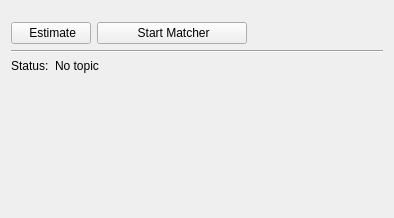
<?xml version="1.0" encoding="UTF-8"?>
<ui version="4.0">
 <class>matcher_config</class>
 <widget class="QWidget" name="matcher_config">
  <property name="geometry">
   <rect>
    <x>0</x>
    <y>0</y>
    <width>394</width>
    <height>218</height>
   </rect>
  </property>
  <property name="windowTitle">
   <string>Form</string>
  </property>
  <property name="styleSheet">
   <string notr="true"/>
  </property>
  <layout class="QVBoxLayout" name="verticalLayout">
   <item>
    <layout class="QHBoxLayout" name="horizontalLayout_1">
     <property name="topMargin">
      <number>11</number>
     </property>
     <item>
      <widget class="QPushButton" name="pushButtonEstimate">
       <property name="minimumSize">
        <size>
         <width>65</width>
         <height>0</height>
        </size>
       </property>
       <property name="maximumSize">
        <size>
         <width>150</width>
         <height>16777215</height>
        </size>
       </property>
       <property name="toolTip">
        <string>&lt;html&gt;&lt;head/&gt;&lt;body&gt;&lt;p&gt;Estimate GPS pose&lt;/p&gt;&lt;/body&gt;&lt;/html&gt;</string>
       </property>
       <property name="text">
        <string> Estimate</string>
       </property>
       <property name="icon">
        <iconset resource="../../mapviz/src/resources/icons.qrc">
         <normaloff>:/images/green-arrow.png</normaloff>:/images/green-arrow.png</iconset>
       </property>
       <property name="checkable">
        <bool>true</bool>
       </property>
      </widget>
     </item>
     <item>
      <widget class="QPushButton" name="pushButtonStartStop">
       <property name="minimumSize">
        <size>
         <width>150</width>
         <height>0</height>
        </size>
       </property>
       <property name="maximumSize">
        <size>
         <width>110</width>
         <height>16777215</height>
        </size>
       </property>
       <property name="toolTip">
        <string>&lt;html&gt;&lt;head/&gt;&lt;body&gt;&lt;p&gt;Stop matching and keep current estimation&lt;/p&gt;&lt;/body&gt;&lt;/html&gt;</string>
       </property>
       <property name="text">
        <string> Start Matcher</string>
       </property>
       <property name="icon">
        <iconset resource="../../mapviz/src/resources/icons.qrc">
         <normaloff>:/images/start_arrow.png</normaloff>
         <normalon>:/images/remove-icon-th.png</normalon>:/images/start_arrow.png</iconset>
       </property>
       <property name="checkable">
        <bool>true</bool>
       </property>
       <property name="checked">
        <bool>false</bool>
       </property>
      </widget>
     </item>
     <item>
      <spacer name="horizontalSpacer">
       <property name="orientation">
        <enum>Qt::Horizontal</enum>
       </property>
       <property name="sizeHint" stdset="0">
        <size>
         <width>40</width>
         <height>20</height>
        </size>
       </property>
      </spacer>
     </item>
    </layout>
   </item>
   <item>
    <widget class="Line" name="line">
     <property name="orientation">
      <enum>Qt::Horizontal</enum>
     </property>
    </widget>
   </item>
   <item>
    <layout class="QHBoxLayout" name="horizontalLayout_2" stretch="0,1">
     <item>
      <widget class="QLabel" name="label_status">
       <property name="font">
        <font/>
       </property>
       <property name="text">
        <string>Status:</string>
       </property>
      </widget>
     </item>
     <item>
      <widget class="QLabel" name="status">
       <property name="font">
        <font/>
       </property>
       <property name="styleSheet">
        <string notr="true"/>
       </property>
       <property name="text">
        <string>No topic</string>
       </property>
       <property name="wordWrap">
        <bool>true</bool>
       </property>
      </widget>
     </item>
    </layout>
   </item>
   <item>
    <spacer name="verticalSpacer">
     <property name="orientation">
      <enum>Qt::Vertical</enum>
     </property>
     <property name="sizeHint" stdset="0">
      <size>
       <width>20</width>
       <height>40</height>
      </size>
     </property>
    </spacer>
   </item>
  </layout>
 </widget>
 <resources>
  <include location="../../mapviz/src/resources/icons.qrc"/>
 </resources>
 <connections/>
 <slots>
  <slot>SelectColor()</slot>
  <slot>SelectTopic()</slot>
  <slot>TopicEdited()</slot>
  <slot>PositionToleranceChanged(double)</slot>
  <slot>AngleToleranceChanged(double)</slot>
 </slots>
</ui>
